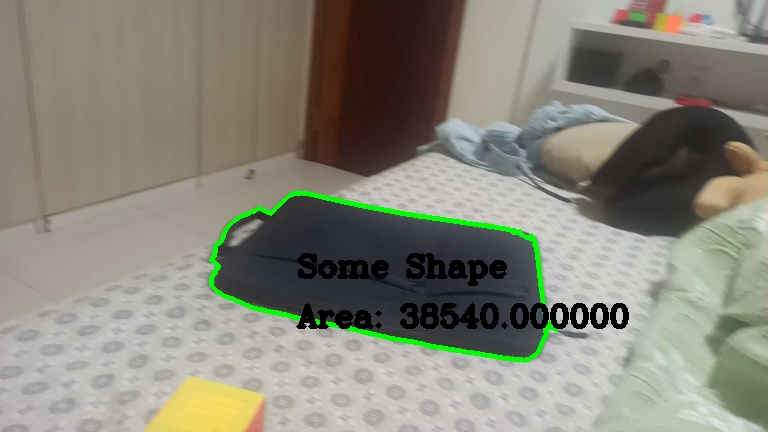
//> input picture projects/pictures_webcam/picture0.jpg, 768 x 432 px
$ ./bookFinder ../pictures_webcam/picture0.jpg ../pictures_webcam/picture1.jpg   (built with g++ and OpenCV 4)
//> lines starting //> are read from the running program, lines starting //| are printed output that depends on the picture; after the words box and inside, x2 and y2 are one past the last pixel; in counts of white or black regions, pixels touching at a corner belong together
#include <iostream>
#include "opencv2/opencv.hpp"

using namespace cv;
using namespace std;

int main(int argc, char ** argv) {

    string obj_path = samples::findFile(argv[1]);
    string train_path = samples::findFile(argv[2]);

    Mat obj = imread(obj_path);
//> obj is the input picture: 432 rows x 768 cols, CV_8UC3; mean B, G, R 120.8, 133.5, 135.2
    Mat train = imread(train_path);
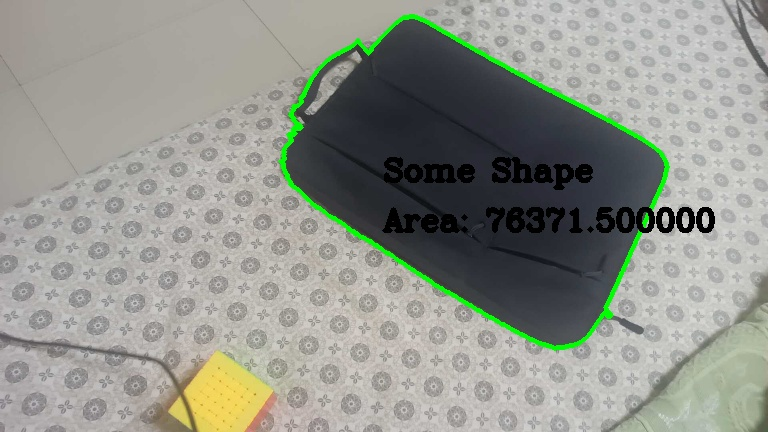
//> input picture projects/pictures_webcam/picture1.jpg, 768 x 432 px
//> train is the input picture: 432 rows x 768 cols, CV_8UC3; mean B, G, R 139.4, 147.8, 145
    if (obj.empty() || train.empty()) return 1;

    Mat obj_gray, train_gray;
    cvtColor(obj, obj_gray, COLOR_BGR2GRAY);
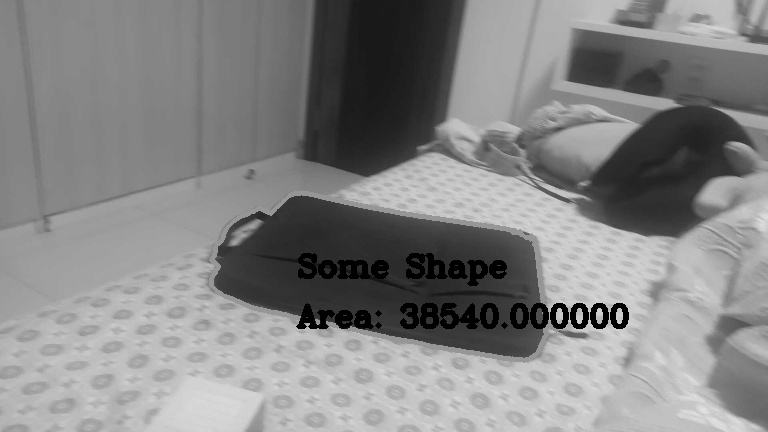
//> obj_gray: 432 rows x 768 cols, CV_8UC1; min 0, max 227, mean 132.6
    cvtColor(train, train_gray, COLOR_BGR2GRAY);
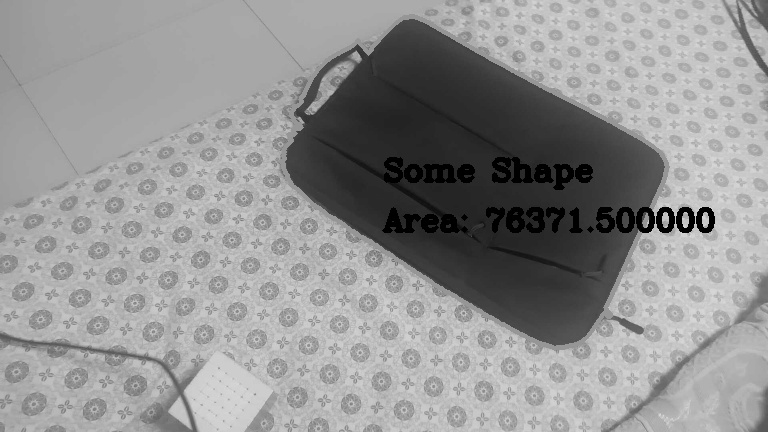
//> train_gray: 432 rows x 768 cols, CV_8UC1; min 0, max 220, mean 146

    vector<KeyPoint> obj_kp, train_kp;
    Mat obj_desc, train_desc;

    Ptr<SIFT> detector = SIFT::create();
    detector -> detectAndCompute(obj_gray, noArray(), obj_kp, obj_desc);
//> obj_kp = 385 keypoints; strongest (x, y, size): (599, 313, 5), (579, 318, 5.3), (609, 311, 2.1), (619, 322, 3.3)
    detector -> detectAndCompute(train_gray, noArray(), train_kp, train_desc);
//> train_kp = 1869 keypoints; strongest (x, y, size): (685, 222, 5.3), (685, 225, 3.5), (688, 230, 4.5), (645, 223, 5)

    vector<vector<DMatch>> matches;

    Ptr<BFMatcher> matcher = BFMatcher::create();
    matcher -> knnMatch(obj_desc, train_desc, matches, 2);
//> matches = 385 matches

    vector<DMatch> good_matches;
    float ratio = 0.75f;
    for (vector<DMatch> match : matches) {
        if (match[0].distance < ratio * match[1].distance) {
            good_matches.push_back(match[0]);
        }
    }
//> after the loop, good_matches = 83 matches

    vector<Point2f> obj_pts, train_pts;
    for (DMatch match : good_matches) {
        obj_pts.push_back(obj_kp[match.queryIdx].pt);
        train_pts.push_back(train_kp[match.trainIdx].pt);
    }
//> this loop made 83 passes
//> after the loop, obj_pts = 83 Points (x, y), first 12: [153, 411.9], [245.4, 242.2], [254.9, 224.3], [301.1, 274.1], [307.4, 324.1], [307.5, 259.6], [310.5, 326.8], [312.9, 325.9], [313.5, 256.9], [313.5, 256.9], [326.9, 322.3], [327.2, 270.3]; train_pts = 83 Points (x, y), first 12: [230.8, 356], [319.5, 110.2], [343.5, 70.16], [495, 178], [393.2, 228.1], [393.5, 163.7], [396.5, 230.8], [399.1, 229.8], [399.5, 161.1], [399.5, 161.1], [563, 183.9], [413.2, 173.2]

    Mat kernel = findHomography(obj_pts, train_pts, RANSAC);
//> kernel = [[0.981, 0.0268, 87.89], [-0.00195, 1.03, -104], [-4.35e-05, 7.71e-05, 1]]

    vector<Point2f> obj_vert = {
        Point2f(0, 0), Point2f(0, obj.rows), Point2f(obj.cols, obj.rows),
        Point2f(obj.cols, 0)
    };
    vector<Point2f> train_vert;

    perspectiveTransform(obj_vert, train_vert, kernel);
//> train_vert = 4 Points (x, y): [87.89, -104], [96.28, 332], [852.9, 341.6], [870.3, -109.2]

    double perc = 0.2;
    resize(train, train, Size(train.cols * perc, train.rows * perc));
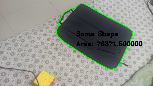
//> train: 86 rows x 153 cols, CV_8UC3; mean B, G, R 139.3, 147.7, 145
    for (int i = 0; i < train_vert.size(); i++) {
        line(train, train_vert[i] * perc, train_vert[(i + 1) % 4] * perc,
        Scalar(0, 255, 0), 3);
    }
//> this loop made 4 passes
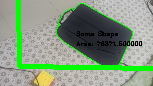
//> train: 86 rows x 153 cols, CV_8UC3; 7.58% of pixels changed, all inside (x1, y1, x2, y2) = (16, 0, 153, 71)

    imshow("Display", train);
    waitKey(0);

    return 0;

}
